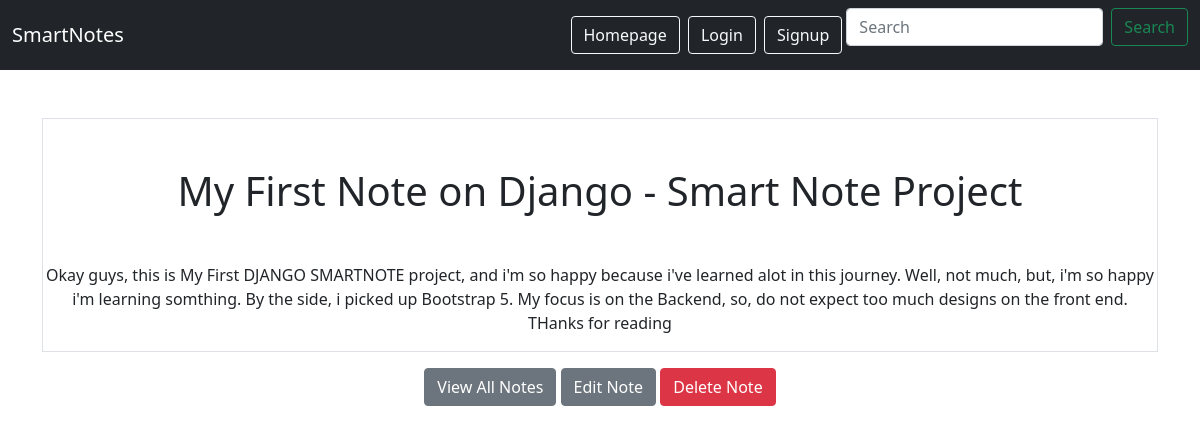
/smart/notes/6, run on the app's committed database.
### notes/models.py (models this page shows)
class Notes(models.Model):
    title = models.CharField(max_length=200)
    text = models.TextField()
    created = models.DateTimeField(auto_now_add=True)
    user = models.ForeignKey(User, on_delete=models.CASCADE, related_name="notes")

### notes/views.py (the view)
# urls.py: path('notes/<int:pk>', views.NotesDetailView.as_view(), name="notes.detail"),
class NotesDetailView(DetailView):
    model = Notes
    context_object_name = "note"

### notes/templates/notes/notes_detail.html
{% extends "base.html" %}
{% block content %}
<div class="border round">
    <h1 class="my-5">{{note.title}}</h1>
    <p>{{note.text}}</p>
</div>
<a href="{% url 'notes.list' %}" class="btn btn-secondary my-1">View All Notes</a>
<a href="{% url 'notes.update' pk=note.id %}" class="btn btn-secondary my-3">Edit Note</a>
<a href="{% url 'notes.delete' pk=note.id %}" class="btn btn-danger my-3">Delete Note</a>
{% endblock %}

### data on the page
Notes: title "My First Note on Django - Smart Note Project", text "Okay guys, this is My First DJANGO SMARTNOTE project, and i'm so happy because i've learned alot in this journey. Well, not much, but, i'm so happy i'm learning somthing. By the side, i picked up Bootstrap 5. My focus is on the Backend, so, do not expect too much designs on the front end. THanks for reading"
